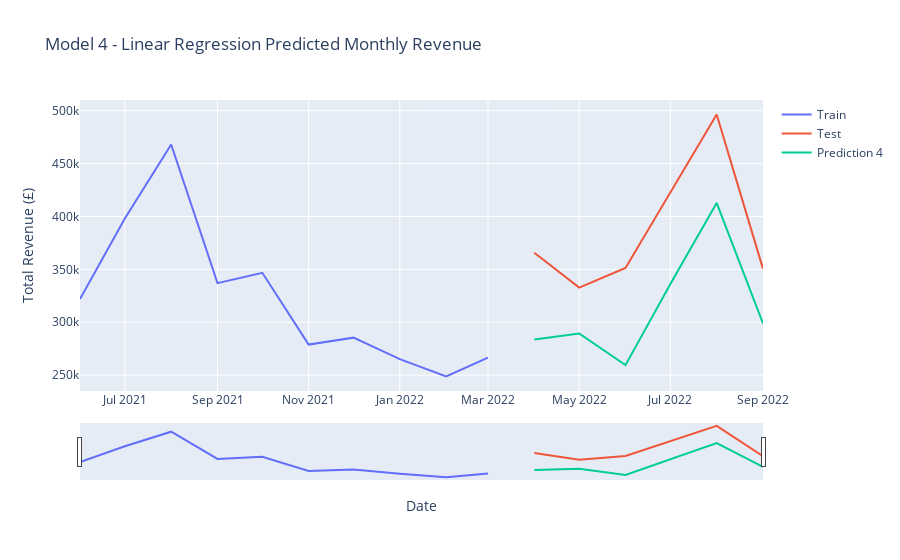

Source (notebook cell):
### Code cell
fig = go.Figure()
fig.add_trace(go.Scatter(x=train.index, 
                         y=train['Total_Revenue'], mode='lines', name='Train'))
fig.add_trace(go.Scatter(x=test.index, 
                         y=test['Total_Revenue'], mode='lines', name='Test'))
fig.add_trace(go.Scatter(x=test.index, 
                         y=prediction_4, mode='lines', name='Prediction 4'))

fig.update_xaxes(rangeslider_visible=True)
fig.update_layout(
    yaxis_title='Total Revenue (£)', 
    xaxis_title='Date',
    title='Model 4 - Linear Regression Predicted Monthly Revenue'
)
fig.show()

### Figure 1 — Plotly figure (JSON) as saved in the notebook; plotly's stock layout.template omitted (floating-point values rounded to 4 significant figures)
{"data": [{"mode": "lines", "name": "Train", "type": "scatter", "x": ["2021-06-01T00:00:00", "2021-07-01T00:00:00", "2021-08-01T00:00:00", "2021-09-01T00:00:00", "2021-10-01T00:00:00", "2021-11-01T00:00:00", "2021-12-01T00:00:00", "2022-01-01T00:00:00", "2022-02-01T00:00:00", "2022-03-01T00:00:00"], "y": [321900.0, 398000.0, 468121, 336900.0, 346800.0, 278900.0, 285400.0, 265100.0, 248700.0, 266600.0]}, {"mode": "lines", "name": "Test", "type": "scatter", "x": ["2022-04-01T00:00:00", "2022-05-01T00:00:00", "2022-06-01T00:00:00", "2022-07-01T00:00:00", "2022-08-01T00:00:00", "2022-09-01T00:00:00"], "y": [365700.0, 332800.0, 351300.0, 423000.0, 496400.0, 350500.0]}, {"mode": "lines", "name": "Prediction 4", "type": "scatter", "x": ["2022-04-01T00:00:00", "2022-05-01T00:00:00", "2022-06-01T00:00:00", "2022-07-01T00:00:00", "2022-08-01T00:00:00", "2022-09-01T00:00:00"], "y": [283800.0, 289300.0, 259400.0, 336200.0, 412800.0, 298800.0]}], "layout": {"title": {"text": "Model 4 - Linear Regression Predicted Monthly Revenue"}, "xaxis": {"rangeslider": {"visible": true}, "title": {"text": "Date"}}, "yaxis": {"title": {"text": "Total Revenue (£)"}}}}
